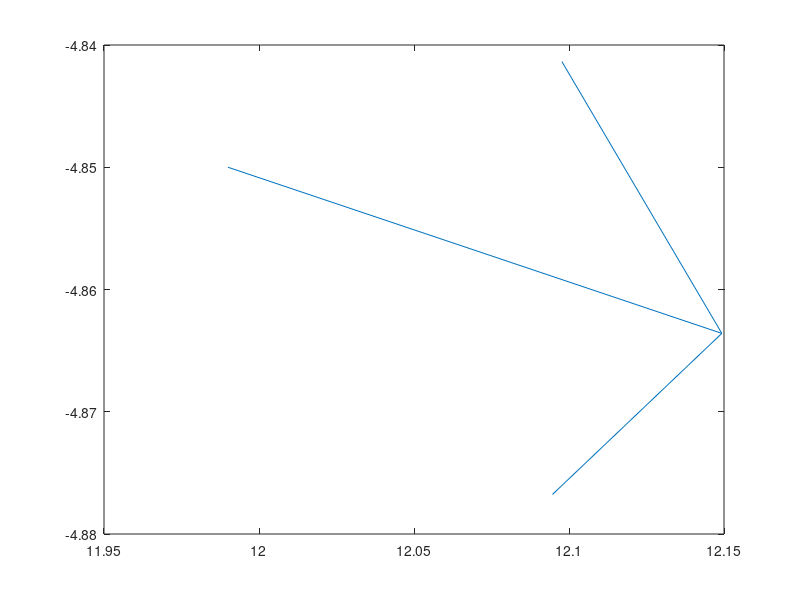

This chart was generated by the following MATLAB code: (Note: this script raises an error after producing the figure.)
%% SCRIPT for making plots of known points 

%   HT_marker % gives HT of marker in GCS
%% 
% 
% 
 HT_marker = [-0.000654743414347 0.009820289841634 0.001770089965981  1.198563385009766;  -0.009978481261399 -0.000638139345697 -0.000150631641397  -0.484770622253418;-0.000034968232513 -0.001776143463173 0.009840939570028 -0.267241516113281;0 0 0 1] ;

 HT_marker = HT_marker*10^2;

%    1.0e+02 *
% 
%   -0.000654743414347   0.009820289841634   0.001770089965981   1.198563385009766
%   -0.009978481261399  -0.000638139345697  -0.000150631641397  -0.484770622253418
%   -0.000034968232513  -0.001776143463173   0.009840939570028  -0.267241516113281
% %                    0                   0                   0   0.010000000000000
% % 
% % HT_probe1 =
% 
%    1.0e+02 *
% 
%   -0.009268580879365  -0.000284798680313  -0.003743300441371   2.387471008300781
%    0.000149419523860  -0.009991267523385   0.000390188521156  -0.469989967346191
%   -0.003751144130604   0.000305717169692   0.009264742561107  -0.380061416625977
%                    0                   0                   0   0.010000000000000
% 
% HT_probe2 =
% 
%    1.0e+02 *
% 
%   -0.009761817700496  -0.000227948860101  -0.002157534356495   1.188160324096680
%    0.000080586481292  -0.009975885250640   0.000689361505371  -1.202484130859375
%   -0.002168045433405   0.000655555324311   0.009740114281437  -0.183494586944580
%                    0                   0                   0   0.010000000000000
% 
%                    

%                    
%   HT_probe4 =
% 
%    1.0e+02 *
% 
%    0.000507982515199  -0.009815910321245   0.001841156791130   1.241983261108399
%    0.009421740935100  -0.000140450975948  -0.003348293785679   0.249796485900879
%    0.003312514379759   0.001904777700580   0.009241161744892  -0.207185153961182
%                    0                   0                   0   0.010000000000000
% 
% 
% HT_probe =
% 
%   -0.975198975060845   0.049525304935994   0.215717878747388   3.173547506332398
%   -0.053151396147325  -0.998525468175685  -0.011037141483095 -40.681392669677734
%    0.214853178072529  -0.022229115491279   0.976393352239050   2.539394378662109
%                    0                   0                   0   1.000000000000000

%plot(11.99,-4.85,'x')
quiver(11.99,-4.85,-.0655,-.9978)
quiver(11.99,-4.85,.9820,-.0638)
quiver(11.99,-4.85,.1770,-.0151)
 
 
 % takes the 1st row of col 4 and duplicates does same for 2nd row col 4 

% transpose allows directly input into matlab as row not col

% Quiver(Xpnt Xpnt,Ypnt Ypnt,Xmag1, Xmag2,Ymag1 Ymag2)
quiver(HT([1 1],4)',HT([2 2],4)',HT(1,1:2),HT(2,1:2))



text(HT(1,4)+HT(1,1:2),HT(2,4)+HT(2,1:2),{'x','y'})

quiver3(HT([1 1 1],4)',HT([2 2 2],4)',HT([3 3 3],4)',HT(1,1:3),HT(2,1:3),HT(3,1:3))
text(HT(1,4)+HT(1,1:3),HT(2,4)+HT(2,1:3),HT(3,4)+HT(3,1:3),{'x','y','z'})


 
 
% 
% plot(23.9,-4.7,'x') 
% quiver(23.9,-4.7,-.9,.01)
% quiver(23.9,-4.7,-.02,-.9)
% quiver(23.9,-4.7,-.4,.03)
% 
% 
% plot(11.9,-12,'x') 
% quiver(11.9,-12,-.9,.008) 
% quiver(11.9,-12,-.02,-.9) 
% quiver(11.9,-12,-.2,.06)
% 
% 
% plot(.32,-4.07,'x')
% quiver(.32,-4.07,.05,.94) 
% quiver(.32,-4.07,-.9,-.01)
% quiver(.32,-4.07,.1,-.3)
%  
%  
% plot(12.4,2.5,'x')
% quiver(12.4,2.5,-.97,-.05)
% quiver(12.4,2.5,-.05,-.1)
% quiver(12.4,2.5,.216,-.01)
% 
 axis([0 25 -15 10])
title('Marker and Respective Points in GCS')
%% 
